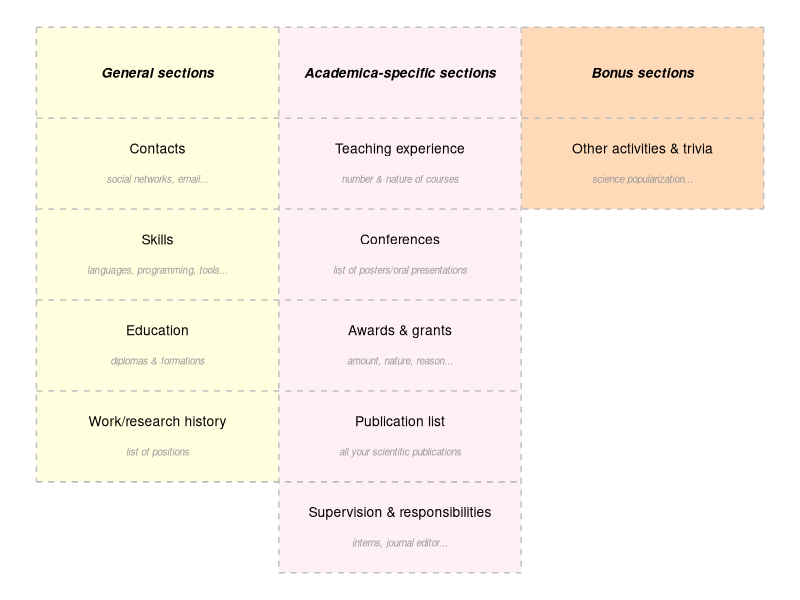
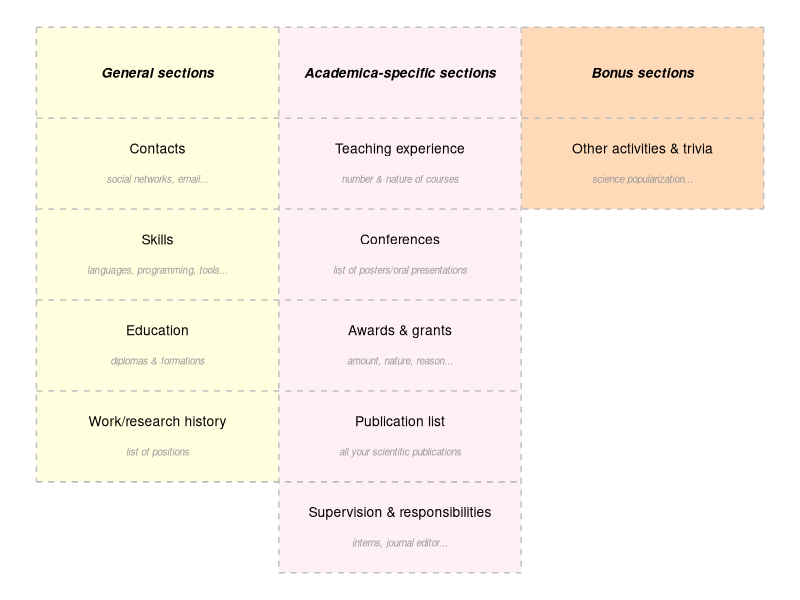

Here is the R script that generated these plots, in order:
## ---- chunk 1
#| height: 100px

library(ggplot2)

big.f = 3.5
small.f = 2.5

mov = 1/6

ggplot() +
  geom_rect(aes(xmin = 0, ymin = 0, xmax = 5, ymax = -1), fill = "#FFFFE0") + # General tips
  geom_rect(aes(xmin = 0, ymin = -1, xmax = 5, ymax = -2), fill = "#FFFFE0") +
  geom_rect(aes(xmin = 0, ymin = -2, xmax = 5, ymax = -3), fill = "#FFFFE0") +
  geom_rect(aes(xmin = 0, ymin = -3, xmax = 5, ymax = -4), fill = "#FFFFE0") +
  geom_rect(aes(xmin = 0, ymin = -4, xmax = 5, ymax = -5), fill = "#FFFFE0") +
  
  geom_rect(aes(xmin = 5, ymin = 0, xmax = 10, ymax = -1), fill = "#FFF0F5") + # General tips
  geom_rect(aes(xmin = 5, ymin = -1, xmax = 10, ymax = -2), fill = "#FFF0F5") +
  geom_rect(aes(xmin = 5, ymin = -2, xmax = 10, ymax = -3), fill = "#FFF0F5") +
  geom_rect(aes(xmin = 5, ymin = -3, xmax = 10, ymax = -4), fill = "#FFF0F5") +
  geom_rect(aes(xmin = 5, ymin = -4, xmax = 10, ymax = -5), fill = "#FFF0F5") +
  geom_rect(aes(xmin = 5, ymin = -5, xmax = 10, ymax = -6), fill = "#FFF0F5") +

  geom_rect(aes(xmin = 10, ymin = 0, xmax = 15, ymax = -1), fill = "#FFDAB9") + # General tips
  geom_rect(aes(xmin = 10, ymin = -1, xmax = 15, ymax = -2), fill = "#FFDAB9") +

  geom_segment(aes(x = 0, xend = 15, y = 0), color = "grey", linetype = "dashed") +
  geom_segment(aes(x = 0, xend = 15, y = -1), color = "grey", linetype = "dashed") +
  geom_segment(aes(x = 0, xend = 15, y = -2), color = "grey", linetype = "dashed") +
  geom_segment(aes(x = 0, xend = 10, y = -3), color = "grey", linetype = "dashed") +
  geom_segment(aes(x = 0, xend = 10, y = -4), color = "grey", linetype = "dashed") +
  geom_segment(aes(x = 0, xend = 10, y = -5), color = "grey", linetype = "dashed") +
  geom_segment(aes(x = 0, xend = 10, y = -5), color = "grey", linetype = "dashed") +
  geom_segment(aes(x = 5, xend = 10, y = -6), color = "grey", linetype = "dashed") +

  geom_segment(aes(x = 0, y = 0, yend = -5), color = "grey", linetype = "dashed") +
  geom_segment(aes(x = 5, y = 0, yend = -6), color = "grey", linetype = "dashed") +
  geom_segment(aes(x = 10, y = 0, yend = -6), color = "grey", linetype = "dashed") +
  geom_segment(aes(x = 15, y = 0, yend = -2), color = "grey", linetype = "dashed") +

  geom_text(aes(x = 2.5, y = -0.5, label = "General sections"), size = big.f, fontface = 4) +
  geom_text(aes(x = 2.5, y = -1.5 + mov, label = "Contacts"), size = big.f) +
  geom_text(aes(x = 2.5, y = -1.5 - mov, label = "social networks, email..."), size = small.f, fontface = "italic", color = "grey60") +
  geom_text(aes(x = 2.5, y = -2.5 + mov, label = "Skills"), size = big.f) +
  geom_text(aes(x = 2.5, y = -2.5 - mov, label = "languages, programming, tools..."), size = small.f, fontface = "italic", color = "grey60") +
  geom_text(aes(x = 2.5, y = -3.5 + mov, label = "Education"), size = big.f) +
  geom_text(aes(x = 2.5, y = -3.5 - mov, label = "diplomas & formations"), size = small.f, fontface = "italic", color = "grey60") +
  geom_text(aes(x = 2.5, y = -4.5 + mov, label = "Work/research history"), size = big.f) +
  geom_text(aes(x = 2.5, y = -4.5 - mov, label = "list of positions"), size = small.f, fontface = "italic", color = "grey60") +

  geom_text(aes(x = 7.5, y = -0.5, label = "Academica-specific sections"), size = big.f, fontface = 4) +
  geom_text(aes(x = 7.5, y = -1.5 + mov, label = "Teaching experience"), size = big.f) +
  geom_text(aes(x = 7.5, y = -1.5 - mov, label = "number & nature of courses"), size = small.f, fontface = "italic", color = "grey60") +
  geom_text(aes(x = 7.5, y = -2.5 + mov, label = "Conferences"), size = big.f) +
  geom_text(aes(x = 7.5, y = -2.5 - mov, label = "list of posters/oral presentations"), size = small.f, fontface = "italic", color = "grey60") +
  geom_text(aes(x = 7.5, y = -3.5 + mov, label = "Awards & grants"), size = big.f) +
  geom_text(aes(x = 7.5, y = -3.5 - mov, label = "amount, nature, reason..."), size = small.f, fontface = "italic", color = "grey60") +
  geom_text(aes(x = 7.5, y = -4.5 + mov, label = "Publication list"), size = big.f) +
  geom_text(aes(x = 7.5, y = -4.5 - mov, label = "all your scientific publications"), size = small.f, fontface = "italic", color = "grey60") +
  geom_text(aes(x = 7.5, y = -5.5 + mov, label = "Supervision & responsibilities"), size = big.f) +
  geom_text(aes(x = 7.5, y = -5.5 - mov, label = "interns, journal editor..."), size = small.f, fontface = "italic", color = "grey60") +

  geom_text(aes(x = 12.5, y = -0.5, label = "Bonus sections"), size = big.f, fontface = 4) +
  geom_text(aes(x = 12.5, y = -1.5 + mov, label = "Other activities & trivia"), size = big.f) +
  geom_text(aes(x = 12.5, y = -1.5 - mov, label = "science popularization..."), size = small.f, fontface = "italic", color = "grey60") +

  theme_void(base_family = "Ubuntu")

ggsave(last_plot(), filename = "thumbnail.jpg", width = 640 * 3.2, height = 427 * 3.2, units = "px")
